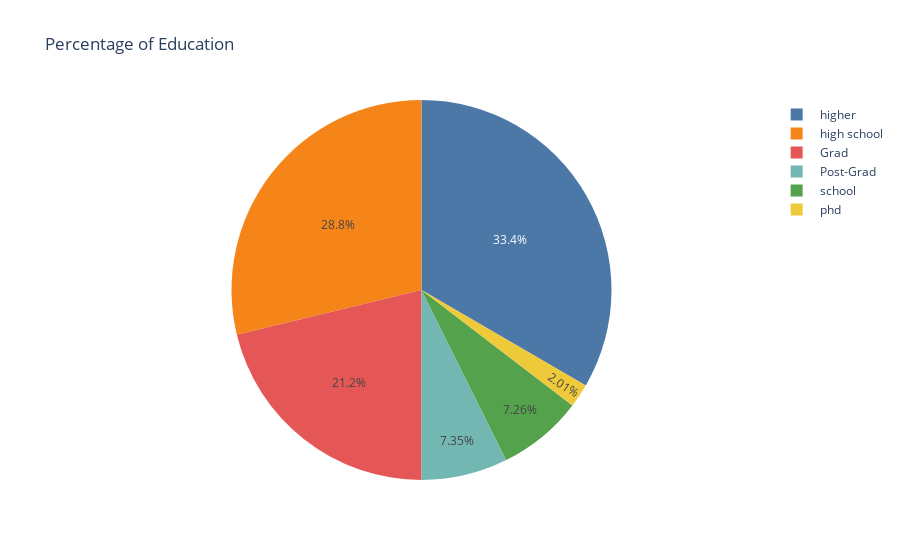

Notebook source saved alongside this figure:
### Code cell
plt=px.pie(df, values='education-num', names='education', title = 'Percentage of Education', color_discrete_sequence = px.colors.qualitative.T10)
plt.show()

### Figure 1 — Plotly figure (JSON) as saved in the notebook; plotly's stock layout.template omitted (floating-point values rounded to 4 significant figures; data arrays with more than 128 entries replaced by an {"elided": "..."} marker saying what was removed)
{"data": [{"domain": {"x": [0, 1], "y": [0, 1]}, "hovertemplate": "education=%{label}<br>education-num=%{value}<extra></extra>", "labels": {"elided": "32561 str values"}, "legendgroup": "", "name": "", "showlegend": true, "type": "pie", "values": {"elided": "32561 int values"}}], "layout": {"legend": {"tracegroupgap": 0}, "piecolorway": ["#4C78A8", "#F58518", "#E45756", "#72B7B2", "#54A24B", "#EECA3B", "#B279A2", "#FF9DA6", "#9D755D", "#BAB0AC"], "title": {"text": "Percentage of Education"}}}
